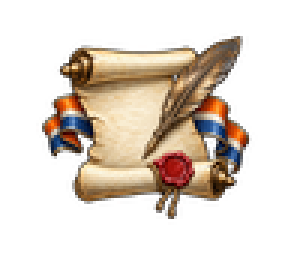
#> input picture tools/focus_unique_A01_constitution_inspect.png, 95 x 85 px (shown 3 times larger)
$ python package_philippine_sun.py focus_unique_A01_constitution_inspect.png
#> lines starting #> are read from the running program, lines starting #| are printed output that depends on the picture
"""Package the image_gen transparent PNG as HOI4's two-frame faction texture."""
from pathlib import Path
import argparse
from PIL import Image

parser = argparse.ArgumentParser()
parser.add_argument("source", type=Path)
parser.add_argument("--remove-red", action="store_true", help="User-authorized exact extraction of the supplied red/white image")
args = parser.parse_args()
target = Path(__file__).resolve().parents[1] / "gfx/interface/factions"
target.mkdir(parents=True, exist_ok=True)
source = Image.open(args.source).convert("RGBA")
#> source is the input picture: PIL image 95x85 RGBA; mean R, G, B, A 58.7, 47.5, 36.4, 86.7
if args.remove_red:
    # White composited on pure red: green/blue directly encode foreground coverage.
    # This also cuts out every red feature within the face, preserving fine edges.
    alpha = source.getchannel("G")
    source = Image.new("RGBA", source.size, (255, 255, 255, 0))
    source.putalpha(alpha)
    source = source.crop(alpha.getbbox())
    side = max(source.size) + 24
    canvas = Image.new("RGBA", (side, side))
    canvas.paste(source, ((side - source.width) // 2, (side - source.height) // 2))
    source = canvas
assert source.getchannel("A").getextrema() == (0, 255), "Expected actual transparency"
source.save(target / "A10_confederation_sun.png")
frame = source.resize((100, 100), Image.Resampling.LANCZOS)
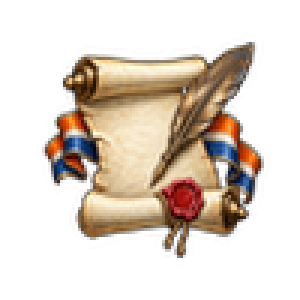
#> frame: PIL image 100x100 RGBA (shown 3 times larger); mean R, G, B, A 59.7, 48.3, 36.7, 86.7; transparent parts drawn white
atlas = Image.new("RGBA", (200, 100))
#> atlas: PIL image 200x100 RGBA; every value is 0
atlas.paste(frame, (0, 0))
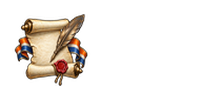
#> atlas: PIL image 200x100 RGBA; mean R, G, B, A 29.9, 24.2, 18.4, 43.3; transparent parts drawn white
atlas.paste(frame, (100, 0))
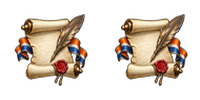
#> atlas: PIL image 200x100 RGBA; mean R, G, B, A 59.7, 48.3, 36.7, 86.7; transparent parts drawn white
atlas.save(target / "A10_confederation_sun.dds")
check = Image.open(target / "A10_confederation_sun.dds")
assert check.size == (200, 100)
assert check.getchannel("A").getextrema() == (0, 255)
print("PASS: faction DDS 200x100, two frames, alpha preserved")
